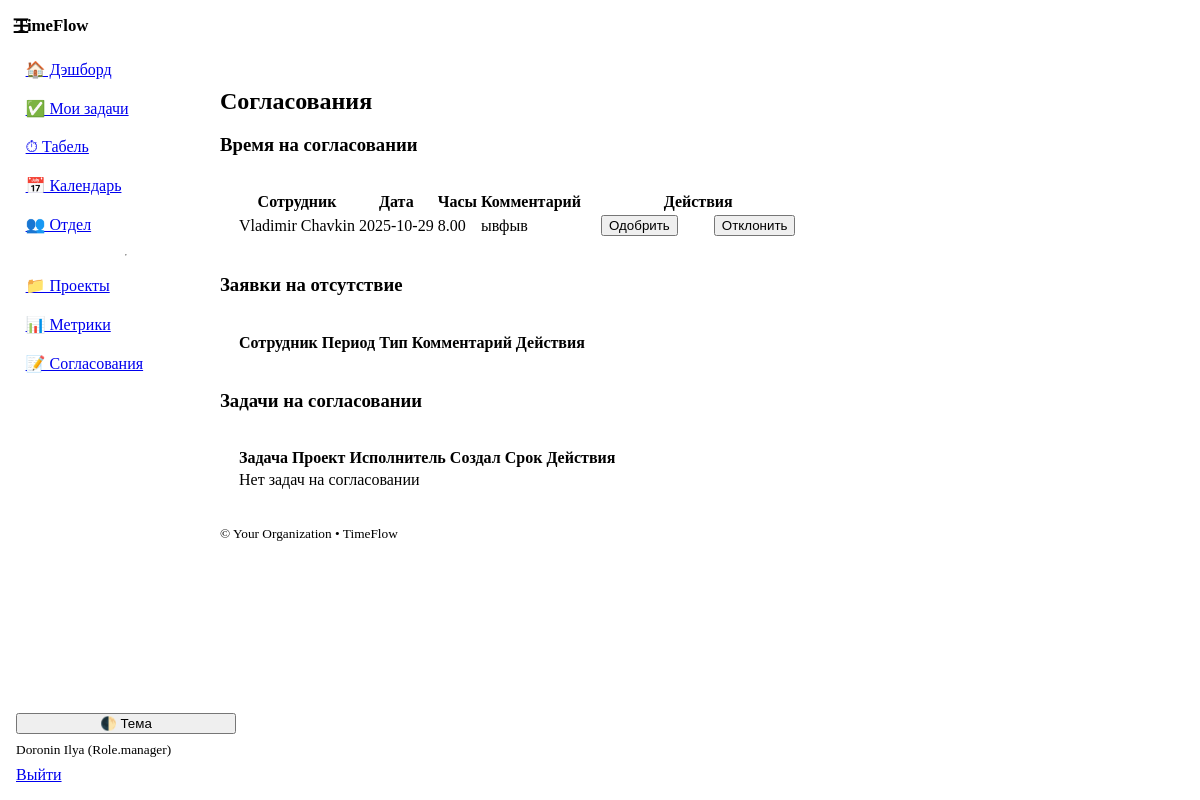
Page /admin/approvals (signed in) on the committed database.
### models.py (models this page shows)
class User(Base):
    __tablename__ = "users"
    id: Mapped[int] = mapped_column(Integer, primary_key=True, index=True)
    username: Mapped[str] = mapped_column(String(50), unique=True, index=True)
    full_name: Mapped[str] = mapped_column(String(120))
    email: Mapped[str] = mapped_column(String(200), unique=True)
    department: Mapped[str] = mapped_column(String(120), default="")
    role: Mapped[Role] = mapped_column(Enum(Role), default=Role.employee)
    is_active: Mapped[bool] = mapped_column(Boolean, default=True)
    hashed_password: Mapped[str] = mapped_column(String(255))
    created_at: Mapped[dt.datetime] = mapped_column(DateTime, default=dt.datetime.utcnow)
    tasks: Mapped[list["Task"]] = relationship(
        "Task",
        back_populates="assignee",
        foreign_keys="Task.assignee_id",
    )
    time_entries: Mapped[list["TimeEntry"]] = relationship(
        "TimeEntry",
        back_populates="user",
        foreign_keys="TimeEntry.user_id",
    )
    member_projects: Mapped[list["ProjectMember"]] = relationship(backref="user", cascade="all, delete-orphan")

class TimeEntry(Base):
    __tablename__ = "time_entries"
    id: Mapped[int] = mapped_column(Integer, primary_key=True)
    user_id: Mapped[int] = mapped_column(ForeignKey("users.id"))
    task_id: Mapped[int | None] = mapped_column(ForeignKey("tasks.id"), nullable=True)
    date: Mapped[dt.date] = mapped_column(Date, index=True)
    hours: Mapped[float] = mapped_column(Float)
    notes: Mapped[str] = mapped_column(Text, default="")
    approved: Mapped[bool] = mapped_column(Boolean, default=True)  # if backfilled beyond policy, set False until approved
    locked: Mapped[bool] = mapped_column(Boolean, default=False)   # Admin can lock entries after payroll/period close
    entry_type: Mapped[str] = mapped_column(String(30), default="work")  # work/leave/admin_adjustment
    created_at: Mapped[dt.datetime] = mapped_column(DateTime, default=dt.datetime.utcnow)
    user: Mapped["User"] = relationship(back_populates="time_entries")
    task: Mapped["Task"] = relationship(back_populates="time_entries")
    project_id: Mapped[int | None] = mapped_column(ForeignKey("projects.id"), nullable=True)
    project: Mapped["Project"] = relationship("Project")

### app.py (the view)
@app.get("/admin/approvals", response_class=HTMLResponse)
def approvals(request: Request, db: Session = Depends(get_db), user: User = Depends(require_roles(Role.manager, Role.admin))):
    pending_time = db.scalars(select(TimeEntry).where(TimeEntry.approved == False).order_by(TimeEntry.date.desc())).all()  # noqa: E712
    pending_leaves = db.scalars(select(LeaveRequest).where(LeaveRequest.status == LeaveStatus.pending).order_by(LeaveRequest.created_at.desc())).all()
    pending_tasks = db.scalars(select(Task).where(Task.approved == False).order_by(Task.created_at.desc())).all()
    return templates.TemplateResponse("admin.html", {"request": request, "user": user, "pending_time": pending_time, "pending_leaves": pending_leaves, "pending_tasks": pending_tasks, "app_name": APP_NAME})

### templates/admin.html (shortened to what this page needs)
{% extends "base.html" %}
{% block content %}
  <h2>Согласования</h2>
  <div class="grid">
    <section>
      <h3>Время на согласовании</h3>
      <table>
        <thead><tr><th>Сотрудник</th><th>Дата</th><th>Часы</th><th>Комментарий</th><th>Действия</th></tr></thead>
        <tbody>
          {% for e in pending_time %}
          <tr>
            <td>{{ e.user.full_name }}</td>
            <td>{{ e.date }}</td>
            <td>{{ '%.2f'|format(e.hours) }}</td>
            <td>{{ e.notes }}</td>
            <td>
              <form method="post" action="/admin/approve_time" style="display:inline">
                <button type="submit">Одобрить</button>
              </form>
              <form method="post" action="/admin/approve_time" style="display:inline">
                <button class="secondary" type="submit">Отклонить</button>
              </form>
            </td>
          </tr>
          {% endfor %}
        </tbody>
      </table>
    </section>
    <section>
      <h3>Заявки на отсутствие</h3>
      <table>
        <thead><tr><th>Сотрудник</th><th>Период</th><th>Тип</th><th>Комментарий</th><th>Действия</th></tr></thead>
      </table>
    </section>
    <section>
      <h3>Задачи на согласовании</h3>
      <table>
        <thead><tr><th>Задача</th><th>Проект</th><th>Исполнитель</th><th>Создал</th><th>Срок</th><th>Действия</th></tr></thead>
        <tbody>
          {% if pending_tasks|length == 0 %}
          <tr><td colspan="6" class="muted">Нет задач на согласовании</td></tr>
          {% endif %}
        </tbody>
      </table>
    </section>
  </div>
{% endblock %}

### templates/base.html (shortened to what this page needs)
<!doctype html>
<html lang="ru" data-theme="light">
<head>
  <link rel="stylesheet" href="https://cdn.jsdelivr.net/npm/@picocss/pico@1/css/pico.min.css">
  <link rel="stylesheet" href="/static/theme.css">
</head>
<body class="layout">
  <aside class="sidebar">
    <div class="brand">
      <strong>{{ app_name }}</strong>
    </div>
    <nav class="menu">
      <a href="/dashboard">🏠 Дэшборд</a>
      <a href="/tasks?mine=1">✅ Мои задачи</a>
      <a href="/timesheet">⏱ Табель</a>
      <a href="/leaves">📅 Календарь</a>
      <a href="/team">👥 Отдел</a>
      {% if user and (user.role in ['manager','admin']) %}
        <hr>
        <a href="/projects">📁 Проекты</a>
        <a href="/metrics">📊 Метрики</a>
        <a href="/admin/approvals">📝 Согласования</a>
      {% endif %}
    </nav>
    <div class="sidebar-bottom">
      <button class="contrast full" onclick="toggleTheme()">🌓 Тема</button>
      {% if user %}
        <small class="muted">{{ user.full_name }} ({{ user.role }})</small>
        <a href="/auth/logout" class="secondary full">Выйти</a>
      {% endif %}
    </div>
  </aside>
  <header class="topbar">
    <label for="nav-toggle" class="burger" aria-label="Открыть меню">☰</label>
  </header>
  <main class="content container">
    {% block content %}{% endblock %}
  </main>
  <footer class="container footer-note">
    <small>&copy; {{ org_name if org_name is defined else '' }} • {{ app_name }}</small>
  </footer>
</body>
</html>

### static/theme.css (style rules this page uses)
:root { --sidebar-w: 220px; --topbar-h: 52px; --pico-border-radius: 12px; --tf-critical: hsl(0 75% 45%); --tf-badge-green-bg: hsl(148 58% 88%); --tf-badge-green-fg: hsl(148 45% 24%); --tf-badge-amber-bg: hsl(40 95% 90%); --tf-badge-amber-fg: hsl(28 65% 28%); --tf-badge-red-bg: hsl(3 80% 92%); --tf-badge-red-fg: hsl(3 70% 35%); --tf-badge-blue-bg: hsl(224 90% 92%); --tf-badge-blue-fg: hsl(224 70% 30%); --tf-badge-gray-bg: hsl(210 16% 90%); --tf-badge-gray-fg: hsl(210 12% 30%); }
.layout { display: contents; }
.sidebar { position: fixed; inset: 0 auto 0 0; width: var(--sidebar-w); background: var(--pico-card-background-color); border-right: 1px solid var(--pico-muted-border-color); padding: 1rem; display: flex; flex-direction: column; gap: 1rem; transform: translateX(-100%); transition: transform .2s ease; z-index: 1000; }
.brand { font-size: 1.05rem; white-space: nowrap; overflow: hidden; text-overflow: ellipsis; }
.menu { display: flex; flex-direction: column; gap: .25rem; }
.menu a { padding: .5rem .6rem; border-radius: 8px; }
.sidebar-bottom { margin-top: auto; display: grid; gap: .5rem; }
.full { width: 100%; }
.muted { color: var(--pico-muted-color); }
.topbar { position: fixed; top: 0; left: 0; right: 0; height: var(--topbar-h); display: flex; align-items: center; gap: .5rem; padding: 0 .75rem; background: var(--pico-background-color); border-bottom: 1px solid var(--pico-muted-border-color); z-index: 1100; }
.burger { font-size: 1.25rem; cursor: pointer; user-select: none; }
.content { padding-top: calc(var(--topbar-h) + 1rem); }
.container.content > * { margin-bottom: 1rem; }
.container.content article, .container.content table, .container.content form { background: var(--pico-card-background-color); border: 1px solid var(--pico-muted-border-color); border-radius: var(--pico-border-radius); padding: 1rem; }
@media (min-width: 992px) { .sidebar { transform: translateX(0); } }
@media (min-width: 992px) { .topbar { left: 0; } }
@media (min-width: 992px) { .content, .footer-note { margin-left: var(--sidebar-w); } }

### rows in the picture
User: full_name "Doronin Ilya", role "Role.manager"
TimeEntry: user.full_name "Vladimir Chavkin", date "2025-10-29", hours "8.00", notes "ывфыв"

### other values in the picture
{{ app_name }} "TimeFlow"
{{ org_name if org_name is defined else '' }} "Your Organization"
